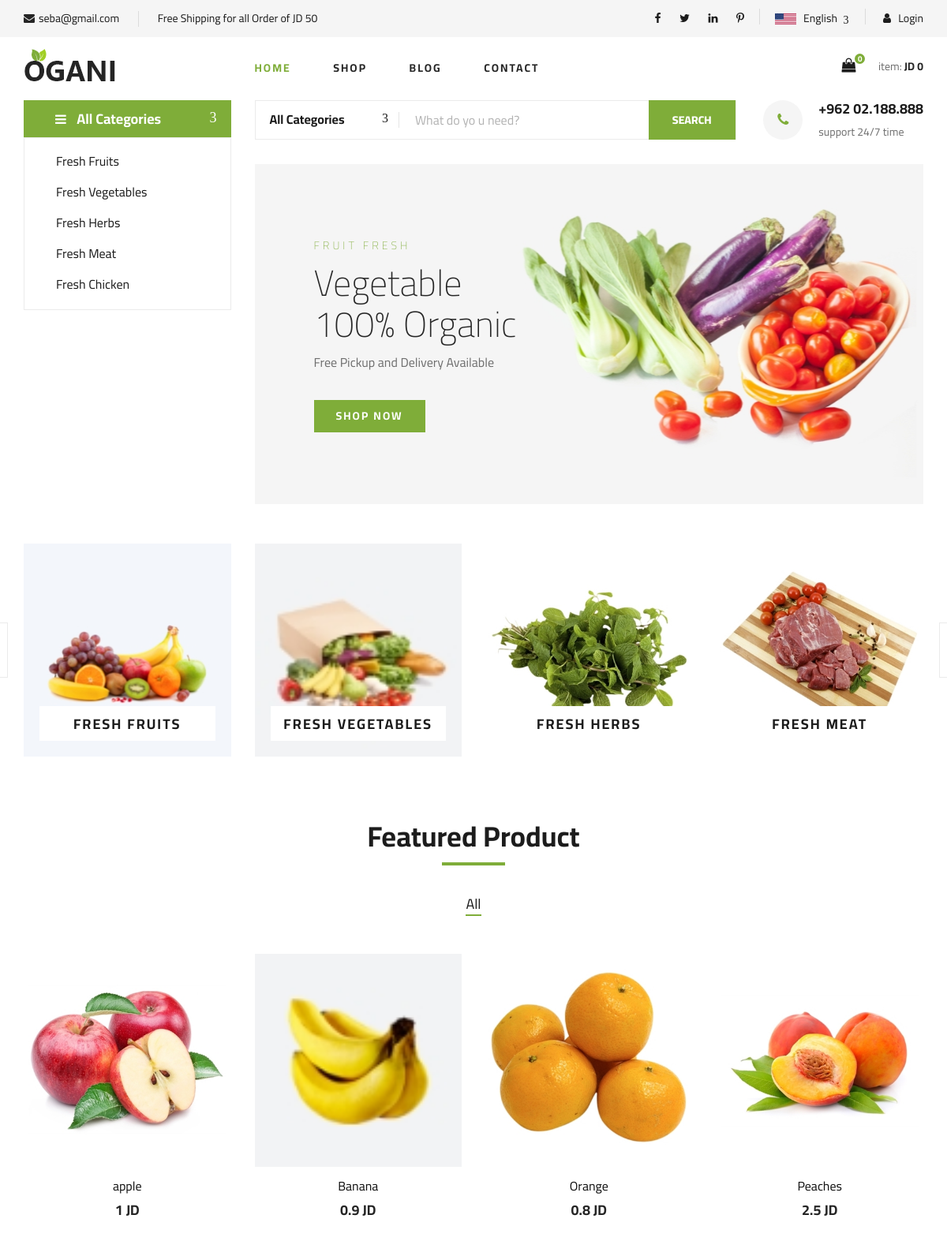
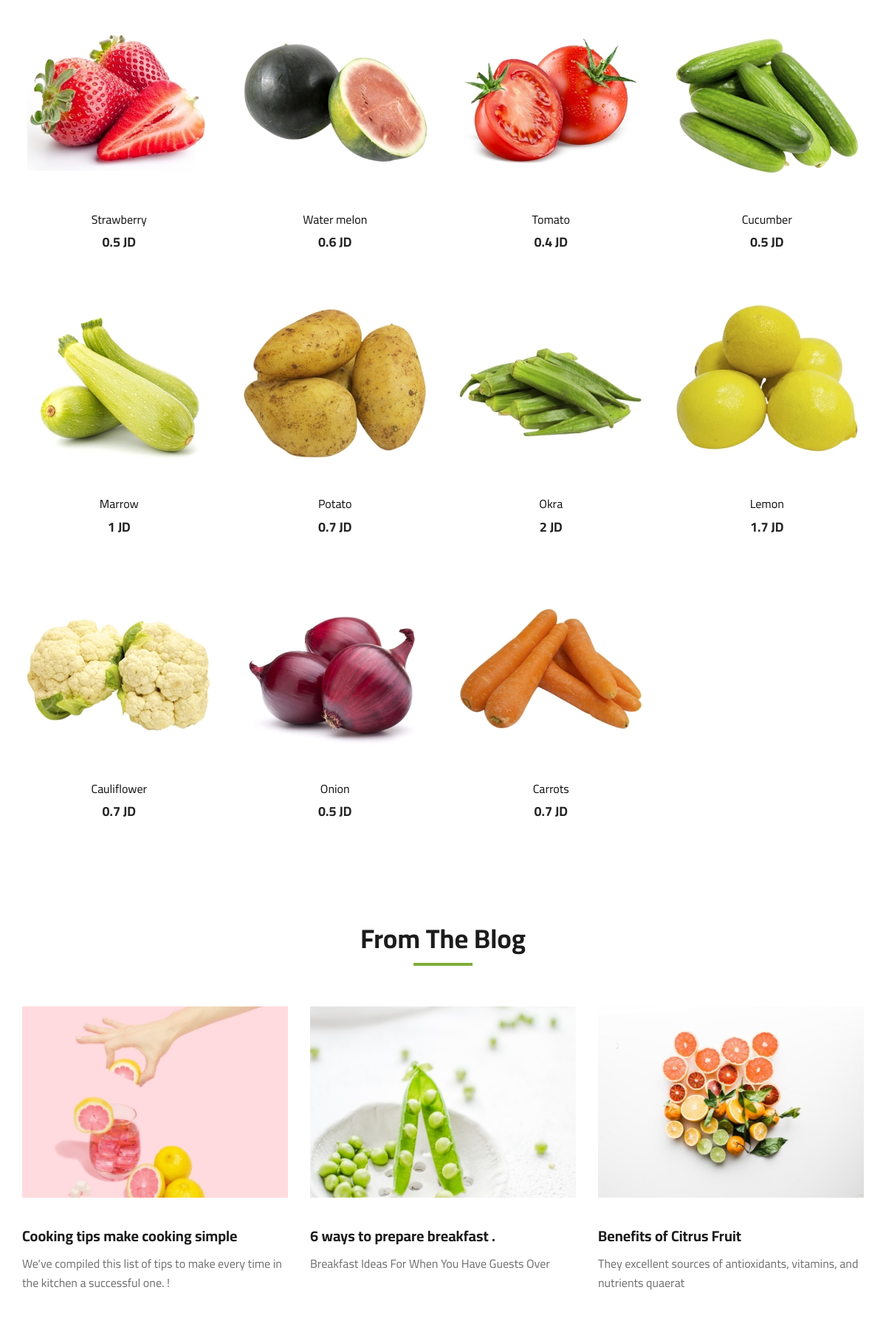
The page / (upper part) on the database its author committed (2 pictures, top to bottom).
### tables this page shows
CREATE TABLE `category` (
  `cat_id` int(3) NOT NULL,
  `cat_name` text NOT NULL,
  `cat_image` text NOT NULL
);

CREATE TABLE `product` (
  `pro_id` int(3) NOT NULL,
  `pro_name` text NOT NULL,
  `pro_price` double NOT NULL,
  `pro_image` text NOT NULL,
  `pro_desc` varchar(50) NOT NULL,
  `PROQTY` int(4) NOT NULL,
  `cat_id` int(4) NOT NULL
);

### cart.php (called while the page is built, shortened)
<?php
$num=$sum=0;
?>

### index.php (the view, shortened to what this page needs)
<?php
 require('cart.php'); ?>
 <!DOCTYPE html>
<html lang="zxx">
<head>
    <link rel="stylesheet" href="ogani/css/bootstrap.min.css" type="text/css">
    <link rel="stylesheet" href="ogani/css/font-awesome.min.css" type="text/css">
    <link rel="stylesheet" href="ogani/css/elegant-icons.css" type="text/css">
    <link rel="stylesheet" href="ogani/css/nice-select.css" type="text/css">
    <link rel="stylesheet" href="ogani/css/jquery-ui.min.css" type="text/css">
    <link rel="stylesheet" href="ogani/css/owl.carousel.min.css" type="text/css">
    <link rel="stylesheet" href="ogani/css/slicknav.min.css" type="text/css">
    <link rel="stylesheet" href="ogani/css/style.css" type="text/css">
</head>
<body>
    <header class="header">
        <div class="header__top">
            <div class="container">
                <div class="row">
                    <div class="col-lg-6 col-md-6">
                        <div class="header__top__left">
                            <ul>
                                <li><i class="fa fa-envelope"></i>seba@gmail.com</li>
                                <li>Free Shipping for all Order of JD 50</li>
                            </ul>
                        </div>
                    </div>
                    <div class="col-lg-6 col-md-6">
                        <div class="header__top__right">
                            <div class="header__top__right__social">
                                <a href="#"><i class="fa fa-facebook"></i></a>
                                <a href="#"><i class="fa fa-twitter"></i></a>
                                <a href="#"><i class="fa fa-linkedin"></i></a>
                                <a href="#"><i class="fa fa-pinterest-p"></i></a>
                            </div>
                            <div class="header__top__right__language">
                                <img src="ogani/img/language.png" alt="">
                                <div>English</div>
                                <span class="arrow_carrot-down"></span>
                            </div>
                            <div class="header__top__right__auth">
                                <a href="admin/customerlogin.php"><i class="fa fa-user"></i> Login</a>
                            </div>
                        </div>
                    </div>
                </div>
            </div>
        </div>
        <div class="container">
            <div class="row">
                <div class="col-lg-3">
                    <div class="header__logo">
                        <a href="index.php"><img src="ogani/img/logo.png" alt=""></a>
                    </div>
                </div>
                <div class="col-lg-6">
                    <nav class="header__menu">
                        <ul>
                           <li class="active"><a href="index.php">Home</a></li>
                     <li><a href="#">shop</a>
                    <ul class="header__menu__dropdown">
                      <?php
                $query="SELECT * from category";
                $result=mysqli_query($conn,$query);  while($catset=mysqli_fetch_assoc($result)){ echo "  <li><a href='shop.php?id={$catset['cat_id']}'>{$catset['cat_name']}</a></li> "; } ?></ul></li>
                      <li><a href="blog.php">Blog</a></li>
                      <li><a href="contact.php">Contact</a></li>
                    </ul>
                    </nav>
                </div>
                <div class="col-lg-3">
                    <div class="header__cart">
                        <ul>
                            <li><a href="shopping-cart.php"><i class="fa fa-shopping-bag"></i> <span><?php echo $num; ?></span></a></li>
                        </ul>
                        <div class="header__cart__price">item: <span>JD <?php echo $sum; ?></span></div>
                    </div>
                </div>
            </div>
        </div>
    </header>
    <section class="hero">
        <div class="container">
            <div class="row">
                <div class="col-lg-3">
                    <div class="hero__categories">
                        <div class="hero__categories__all">
                            <i class="fa fa-bars"></i>
                            <span>All Categories</span>
                        </div>
                        <ul>
                   <?php
                $query="SELECT * from category";
                $result=mysqli_query($conn,$query);  while($catset=mysqli_fetch_assoc($result)){echo "  <li><a href='shop.php?id={$catset['cat_id']}'>{$catset['cat_name']}</a></li> "; }?>
                        </ul>
                    </div>
                </div>
                <div class="col-lg-9">
                    <div class="hero__search">
                        <div class="hero__search__form">
                            <form action="#">
                                <div class="hero__search__categories">
                                    All Categories
                                    <span class="arrow_carrot-down"></span>
                                </div>
                                <input type="text" placeholder="What do yo u need?">
                                <button type="submit" class="site-btn">SEARCH</button>
                            </form>
                        </div>
                        <div class="hero__search__phone">
                            <div class="hero__search__phone__icon">
                                <i class="fa fa-phone"></i>
                            </div>
                            <div class="hero__search__phone__text">
                                <h5>+962 02.188.888</h5>
                                <span>support 24/7 time</span>
                            </div>
                        </div>
                    </div>
                    <div class="hero__item set-bg" data-setbg="ogani/img/hero/banner.jpg">
                        <div class="hero__text">
                            <span>FRUIT FRESH</span>
                            <h2>Vegetable <br />100% Organic</h2>
                            <p>Free Pickup and Delivery Available</p>
                            <a href="index.php" class="primary-btn">SHOP NOW</a>
                        </div>
                    </div>
                </div>
            </div>
        </div>
    </section>
    <section class="categories">
        <div class="container">
            <div class="row">
                <div class="categories__slider owl-carousel">
                      <?php
                $query="SELECT * from category";
                $result=mysqli_query($conn,$query);
                while($cat=mysqli_fetch_assoc($result)){
                 echo" <div class='col-lg-3'>" ;
                    echo "    <div class='categories__item set-bg' data-setbg='admin/uploads/{$cat['cat_image']}'>
                          <h5><a href='shop.php?id={$cat['cat_id']}'>{$cat['cat_name']}</a></h5> ";
                       echo" </div></div> ";
                        } ?>
                </div>
            </div>
        </div>
    </section>
    <section class="featured spad">
        <div class="container">
            <div class="row">
                <div class="col-lg-12">
                    <div class="section-title">
                        <h2>Featured Product</h2>
                    </div>
                    <div class="featured__controls">
                        <ul>
                            <li class="active" data-filter="*">All</li>
                        </ul>
                    </div>
                </div>
            </div>
            <div class="row featured__filter">
    <?php
                $query="SELECT * from product";
                $result=mysqli_query($conn,$query);
                while($product=mysqli_fetch_assoc($result)){
                if ($product['PROQTY']>20) {
                  ?>
               <div class="col-lg-3 col-md-4 col-sm-6 mix oranges fresh-meat">
               <div class="featured__item">
                <?php echo"  <div class='featured__item__pic set-bg' data-setbg='admin/uploads/{$product['pro_image']}'> "; ?>
                        </div>
                        <div class="featured__item__text">
                            <h6><a href="single-product-details.php?id=<?php echo  $product['pro_id'];?>"></a><?php echo $product['pro_name']; ?> </h6>
                            <h5><?php echo  $product['pro_price'];?> JD</h5>
                     </div>
                    </div>
                </div><?php } }?>
            </div>
        </div>
    </section>
    <section class="from-blog spad">
        <div class="container">
            <div class="row">
                <div class="col-lg-12">
                    <div class="section-title from-blog__title">
                        <h2>From The Blog</h2>
                    </div>
                </div>
            </div>
            <div class="row">
                <div class="col-lg-4 col-md-4 col-sm-6">
                    <div class="blog__item">
                        <div class="blog__item__pic">
                            <img src="ogani/img/blog/blog-1.jpg" alt="">
                        </div>
                        <div class="blog__item__text">
                            <h5><a href="blog.php">Cooking tips make cooking simple</a></h5>
                            <p>We've compiled this list of tips to make every time in the kitchen a successful one. !</p>
                        </div>
                    </div>
                </div>
                <div class="col-lg-4 col-md-4 col-sm-6">
                    <div class="blog__item">
                        <div class="blog__item__pic">
                            <img src="ogani/img/blog/blog-2.jpg" alt="">
                        </div>
                        <div class="blog__item__text">
                            <h5><a href="blog.php">6 ways to prepare breakfast .</a></h5>
                            <p>Breakfast Ideas For When You Have Guests Over</p>
                        </div>
                    </div>
                </div>
                <div class="col-lg-4 col-md-4 col-sm-6">
                    <div class="blog__item">
                        <div class="blog__item__pic">
                            <img src="ogani/img/blog/blog-3.jpg" alt="">
                        </div>
                        <div class="blog__item__text">
                            <h5><a href="blog.php"> Benefits of Citrus Fruit</a></h5>
                            <p>They excellent sources of antioxidants, vitamins, and nutrients
                                        quaerat </p>
                        </div>
                    </div>
                </div>
            </div>
        </div>
    </section>
</body>
</html>

### rows shown on the page
category: cat_name "Fresh Fruits", shows a picture, cat_name "FRESH FRUITS"
category: cat_name "Fresh Vegetables", shows a picture, cat_name "FRESH VEGETABLES"
category: cat_name "Fresh Herbs", shows a picture, cat_name "FRESH HERBS"
category: cat_name "Fresh Meat", shows a picture, cat_name "FRESH MEAT"
category: cat_name "Fresh Chicken"
product: shows a picture, pro_name "apple", pro_price "1"
product: shows a picture, pro_name "Banana", pro_price "0.9"
product: shows a picture, pro_name "Orange", pro_price "0.8"
product: shows a picture, pro_name "Peaches", pro_price "2.5"
product: shows a picture, pro_name "Strawberry", pro_price "0.5"
product: shows a picture, pro_name "Water melon", pro_price "0.6"
product: shows a picture, pro_name "Tomato", pro_price "0.4"
product: shows a picture, pro_name "Cucumber", pro_price "0.5"
product: shows a picture, pro_name "Marrow", pro_price "1"
product: shows a picture, pro_name "Potato", pro_price "0.7"
product: shows a picture, pro_name "Okra", pro_price "2"
product: shows a picture, pro_name "Lemon", pro_price "1.7"
product: shows a picture, pro_name "Cauliflower", pro_price "0.7"
product: shows a picture, pro_name "Onion", pro_price "0.5"
product: shows a picture, pro_name "Carrots", pro_price "0.7"

### other values the page prints
$num "0"
$sum "0"
